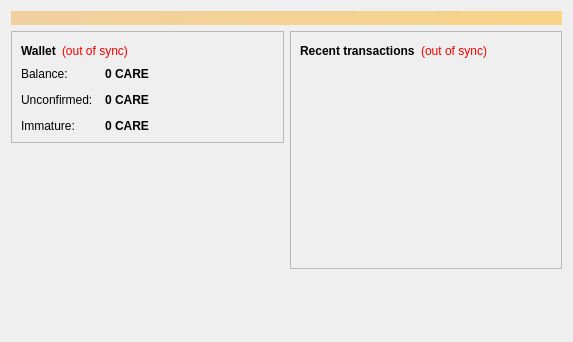
<?xml version="1.0" encoding="UTF-8"?>
<ui version="4.0">
 <class>OverviewPage</class>
 <widget class="QWidget" name="OverviewPage">
  <property name="geometry">
   <rect>
    <x>0</x>
    <y>0</y>
    <width>573</width>
    <height>342</height>
   </rect>
  </property>
  <property name="windowTitle">
   <string>Form</string>
  </property>
  <layout class="QVBoxLayout" name="topLayout">
   <item>
    <widget class="QLabel" name="labelAlerts">
     <property name="visible">
      <bool>false</bool>
     </property>
     <property name="styleSheet">
      <string notr="true">background-color: qlineargradient(x1: 0, y1: 0, x2: 1, y2: 0, stop:0 #F0D0A0, stop:1 #F8D488); color:#000000;</string>
     </property>
     <property name="wordWrap">
      <bool>true</bool>
     </property>
     <property name="margin">
      <number>3</number>
     </property>
    </widget>
   </item>
   <item>
    <layout class="QHBoxLayout" name="horizontalLayout" stretch="1,1">
     <item>
      <layout class="QVBoxLayout" name="verticalLayout_2">
       <item>
        <widget class="QFrame" name="frame">
         <property name="frameShape">
          <enum>QFrame::StyledPanel</enum>
         </property>
         <property name="frameShadow">
          <enum>QFrame::Raised</enum>
         </property>
         <layout class="QVBoxLayout" name="verticalLayout_4">
          <item>
           <layout class="QHBoxLayout" name="horizontalLayout_4">
            <item>
             <widget class="QLabel" name="label_5">
              <property name="font">
               <font>
                <weight>75</weight>
                <bold>true</bold>
               </font>
              </property>
              <property name="text">
               <string>Wallet</string>
              </property>
             </widget>
            </item>
            <item>
             <widget class="QLabel" name="labelWalletStatus">
              <property name="toolTip">
               <string>The displayed information may be out of date. Your wallet automatically synchronizes with the CARECOIN network after a connection is established, but this process has not completed yet.</string>
              </property>
              <property name="styleSheet">
               <string notr="true">QLabel { color: red; }</string>
              </property>
              <property name="text">
               <string notr="true">(out of sync)</string>
              </property>
              <property name="alignment">
               <set>Qt::AlignLeading|Qt::AlignLeft|Qt::AlignVCenter</set>
              </property>
             </widget>
            </item>
            <item>
             <spacer name="horizontalSpacer_2">
              <property name="orientation">
               <enum>Qt::Horizontal</enum>
              </property>
              <property name="sizeHint" stdset="0">
               <size>
                <width>40</width>
                <height>20</height>
               </size>
              </property>
             </spacer>
            </item>
           </layout>
          </item>
          <item>
           <layout class="QFormLayout" name="formLayout_2">
            <property name="fieldGrowthPolicy">
             <enum>QFormLayout::AllNonFixedFieldsGrow</enum>
            </property>
            <property name="horizontalSpacing">
             <number>12</number>
            </property>
            <property name="verticalSpacing">
             <number>12</number>
            </property>
            <item row="0" column="0">
             <widget class="QLabel" name="label">
              <property name="text">
               <string>Balance:</string>
              </property>
             </widget>
            </item>
            <item row="0" column="1">
             <widget class="QLabel" name="labelBalance">
              <property name="font">
               <font>
                <weight>75</weight>
                <bold>true</bold>
               </font>
              </property>
              <property name="cursor">
               <cursorShape>IBeamCursor</cursorShape>
              </property>
              <property name="toolTip">
               <string>Your current balance</string>
              </property>
              <property name="text">
               <string notr="true">0 CARE</string>
              </property>
              <property name="textInteractionFlags">
               <set>Qt::LinksAccessibleByMouse|Qt::TextSelectableByKeyboard|Qt::TextSelectableByMouse</set>
              </property>
             </widget>
            </item>
            <item row="1" column="0">
             <widget class="QLabel" name="label_3">
              <property name="text">
               <string>Unconfirmed:</string>
              </property>
             </widget>
            </item>
            <item row="1" column="1">
             <widget class="QLabel" name="labelUnconfirmed">
              <property name="font">
               <font>
                <weight>75</weight>
                <bold>true</bold>
               </font>
              </property>
              <property name="cursor">
               <cursorShape>IBeamCursor</cursorShape>
              </property>
              <property name="toolTip">
               <string>Total of transactions that have yet to be confirmed, and do not yet count toward the current balance</string>
              </property>
              <property name="text">
               <string notr="true">0 CARE</string>
              </property>
              <property name="textInteractionFlags">
               <set>Qt::LinksAccessibleByMouse|Qt::TextSelectableByKeyboard|Qt::TextSelectableByMouse</set>
              </property>
             </widget>
            </item>
            <item row="2" column="0">
             <widget class="QLabel" name="labelImmatureText">
              <property name="text">
               <string>Immature:</string>
              </property>
             </widget>
            </item>
            <item row="2" column="1">
             <widget class="QLabel" name="labelImmature">
              <property name="font">
               <font>
                <weight>75</weight>
                <bold>true</bold>
               </font>
              </property>
              <property name="toolTip">
               <string>Mined balance that has not yet matured</string>
              </property>
              <property name="text">
               <string notr="true">0 CARE</string>
              </property>
              <property name="textInteractionFlags">
               <set>Qt::LinksAccessibleByMouse|Qt::TextSelectableByKeyboard|Qt::TextSelectableByMouse</set>
              </property>
             </widget>
            </item>
           </layout>
          </item>
         </layout>
        </widget>
       </item>
       <item>
        <spacer name="verticalSpacer">
         <property name="orientation">
          <enum>Qt::Vertical</enum>
         </property>
         <property name="sizeHint" stdset="0">
          <size>
           <width>20</width>
           <height>40</height>
          </size>
         </property>
        </spacer>
       </item>
      <item>
         <widget class="QLabel" name="coinimage">
          <property name="text">
           <string/>
          </property>
          <property name="pixmap">
           <pixmap resource="../bitcoin.qrc">:/icons/bitcoin</pixmap>
          </property>
          <property name="scaledContents">
           <bool>false</bool>
          </property>
          <property name="alignment">
           <set>Qt::AlignCenter</set>
          </property>
          <property name="margin">
           <number>-2</number>
          </property>
         </widget>
        </item>
      </layout>
     </item>
     <item>
      <layout class="QVBoxLayout" name="verticalLayout_3">
       <item>
        <widget class="QFrame" name="frame_2">
         <property name="frameShape">
          <enum>QFrame::StyledPanel</enum>
         </property>
         <property name="frameShadow">
          <enum>QFrame::Raised</enum>
         </property>
         <layout class="QVBoxLayout" name="verticalLayout">
          <item>
           <layout class="QHBoxLayout" name="horizontalLayout_2">
            <item>
             <widget class="QLabel" name="label_4">
              <property name="text">
               <string>&lt;b&gt;Recent transactions&lt;/b&gt;</string>
              </property>
             </widget>
            </item>
            <item>
             <widget class="QLabel" name="labelTransactionsStatus">
              <property name="toolTip">
               <string>The displayed information may be out of date. Your wallet automatically synchronizes with the CARECOIN network after a connection is established, but this process has not completed yet.</string>
              </property>
              <property name="styleSheet">
               <string notr="true">QLabel { color: red; }</string>
              </property>
              <property name="text">
               <string notr="true">(out of sync)</string>
              </property>
              <property name="alignment">
               <set>Qt::AlignRight|Qt::AlignTrailing|Qt::AlignVCenter</set>
              </property>
             </widget>
            </item>
            <item>
             <spacer name="horizontalSpacer">
              <property name="orientation">
               <enum>Qt::Horizontal</enum>
              </property>
              <property name="sizeHint" stdset="0">
               <size>
                <width>40</width>
                <height>20</height>
               </size>
              </property>
             </spacer>
            </item>
           </layout>
          </item>
          <item>
           <widget class="QListView" name="listTransactions">
            <property name="styleSheet">
             <string notr="true">QListView { background: transparent; }</string>
            </property>
            <property name="frameShape">
             <enum>QFrame::NoFrame</enum>
            </property>
            <property name="verticalScrollBarPolicy">
             <enum>Qt::ScrollBarAlwaysOff</enum>
            </property>
            <property name="horizontalScrollBarPolicy">
             <enum>Qt::ScrollBarAlwaysOff</enum>
            </property>
            <property name="selectionMode">
             <enum>QAbstractItemView::NoSelection</enum>
            </property>
           </widget>
          </item>
         </layout>
        </widget>
       </item>
       <item>
        <spacer name="verticalSpacer_2">
         <property name="orientation">
          <enum>Qt::Vertical</enum>
         </property>
         <property name="sizeHint" stdset="0">
          <size>
           <width>20</width>
           <height>40</height>
          </size>
         </property>
        </spacer>
       </item>
      </layout>
     </item>
    </layout>
   </item>
  </layout>
 </widget>
 <resources/>
 <connections/>
</ui>
